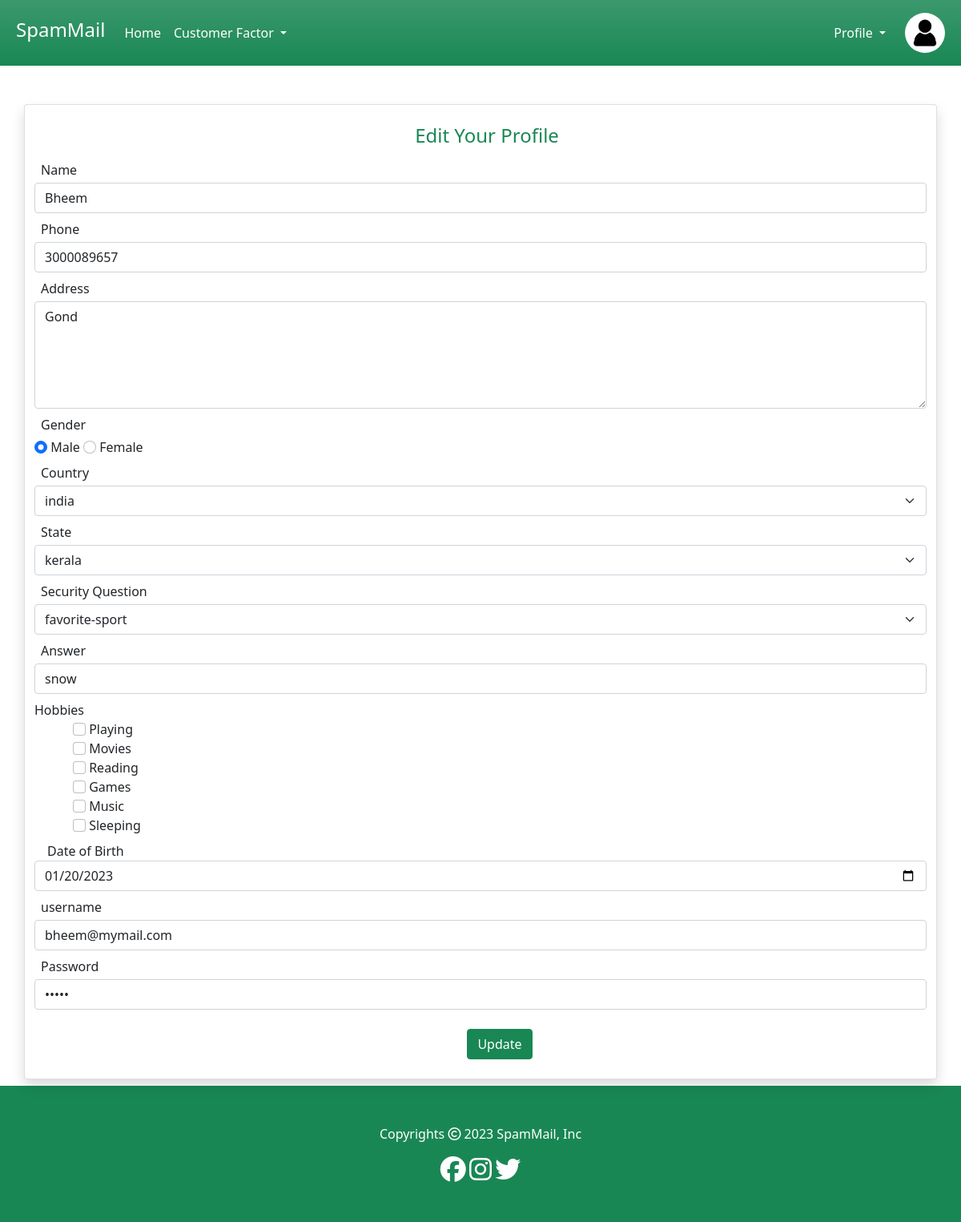
/update_user_profile/ (signed in), run on the app's committed database.
### user/models.py (models this page shows)
class user_register_tb(models.Model):
    name=models.CharField(max_length=20)
    address=models.CharField(max_length=20)
    gender=models.CharField(max_length=20)
    phone=models.CharField(max_length=20)
    countryid=models.ForeignKey(country_tb,on_delete=models.CASCADE)
    stateid=models.ForeignKey(state_tb,on_delete=models.CASCADE)
    security_questions=models.CharField(max_length=20)
    answers=models.CharField(max_length=20)
    dob=models.CharField(max_length=20)
    username=models.CharField(max_length=20)
    password=models.CharField(max_length=20)

class country_tb(models.Model):
    countryname=models.CharField(max_length=20)

class state_tb(models.Model):
    statename=models.CharField(max_length=20)
    countryid=models.ForeignKey(country_tb,on_delete=models.CASCADE)

### siteadmin/models.py (models this page shows)
class hobbyname_tb(models.Model):
    hobby=models.CharField(max_length=20)

### user/views.py (the view)
# urls.py: path('update_user_profile/',userview.update_user_profile,name="update_user_profile"),
def update_user_profile(request):
    sender=request.session['id']
    upd=user_register_tb.objects.filter(id=sender)
    country=country_tb.objects.all()
    hobby=hobbyname_tb.objects.all()
    userhobby=hobby_tb.objects.filter(userid=sender)
    return render(request,'update_user_profile.html',{"view":upd,"countries":country,"hobby":hobby,"userhobby":userhobby})

### templates/update_user_profile.html (shortened to what this page needs)
<!DOCTYPE html>
<html lang="en">
<head>
    <link rel="stylesheet" href="/static/css/bootstrap.css">
</head>
<header class="bg-success bg-gradient">
    <div class="text-white p-2">
      <nav class="navbar navbar-expand-lg">
        <div class="container-fluid">
          <a class="navbar-brand text-white" href="{% url 'userhome' %}"><h4>SpamMail</h4></a>
            <div class="collapse navbar-collapse" id="navbarSupportedContent">
              <ul class="navbar-nav me-auto mb-2 mb-lg-0">
                <li class="nav-item">
                  <a class="nav-link active text-white" aria-current="page" href="{% url 'userhome' %}">Home</a>
                </li>
                <li class="nav-item dropdown">
                  <a class="nav-link dropdown-toggle text-white" href="#" role="button" data-bs-toggle="dropdown" aria-expanded="false">
                    Customer Factor
                  </a>
                </li>
              </ul>
              <ul class="navbar-nav my-auto me-2">
              <li class="nav-item dropdown">
                <a class="nav-link dropdown-toggle text-white" href="#" role="button" data-bs-toggle="dropdown" aria-expanded="false">
                  Profile
                </a>
              </li>
              </ul>
              <img src="/static/profile.jpg" width="50px" height="50px" class="rounded-circle ms-2">
            </div>
          </div>
      </nav>
    </div>
  </header>
<body>
    <div class="container">
        <div class="row mb-2 ">
            <div class="col-sm-12 col-md-12 col-lg-12 mt-5 card shadow">
				<form method="post" action="{% url 'update_user_profileAction' %}">
                    {% for v in view %}
                <div class="pt-4 pb-2">
                    <h4 class="text-success text-center ms-3">Edit Your Profile</h4>
                </div>
                <div class="mb-2">
                    <label class="ms-2 mb-1">Name</label>
                    <input type="text" name="name" class="form-control mb-2" value="{{v.name}}" placeholder="Name">
                    <label class="ms-2 mb-1">Phone</label>
                    <input type="text" name="phone" class="form-control mb-2" value="{{v.phone}}" placeholder="Phone">
                </div>
                <div class="mb-2">
                  <label class="ms-2 mb-1">Address</label>
                    <textarea name="address" class="form-control" cols="30" rows="5" placeholder="Your address">{{v.address}}</textarea>
                </div>
                <div class="mb-2">
                  <label class="ms-2 mb-1">Gender</label>
                    {% if v.gender == 'male' %}
                    <div>
                        <input type="radio" class="form-check-input" name="gender" value="male" checked="true"> Male
                        <input type="radio" class="form-check-input" name="gender" value="female"> Female
                    </div>
                    {% else %}
                    <div>
                        <input type="radio" class="form-check-input" name="gender" value="male"> Male
                        <input type="radio" class="form-check-input" name="gender" value="female" checked="true"> Female
                    </div>
                    {% endif %}
                </div>
                <div class="mb-2">
                    <label class="ms-2 mb-1">Country</label>
                    <select name="country" id="country" class="form-select" aria-label="">
                        <option value="{{v.countryid}}">{{v.countryid.countryname}}</option>
                    </select>
                </div>
                <div class="mb-2">
                  <label class="ms-2 mb-1">State</label>
                    <select name="state" id="state" class="form-select" aria-label="">
                        <option value="">{{v.stateid.statename}}</option>
                    </select>
                </div>
                <div class="mb-2">
                  <label class="ms-2 mb-1">Security Question</label>
                    <select name="securityquestion" class="form-select">
                        <option value="{{v.security_questions}}">{{v.security_questions}}</option>
                    </select>
                </div>
                <div class="mb-2">
                  <label class="ms-2 mb-1">Answer</label>
                    <input type="text" class="form-control" name="answer" value="{{v.answers}}" placeholder="Answer">
                </div>
                <div class="mb-2">
                    <div>Hobbies</div>
                    {% for s in hobby %}
                    <div class="ms-5"><input type="checkbox" class="form-check-input" >
                    {{s.hobby}}
                    </div>
                    {% endfor %}
                </div>
                <div class="mb-2">
                    <label for="dob" class="ms-3">Date of Birth</label>
                    <input type="date" name="dob" value="{{v.dob}}" class="form-control">
                </div>
                <div class="mb-2">
                  <label class="ms-2 mb-1">username</label>
                    <input type="text" class="form-control" name="username" value="{{v.username}}" id="username" placeholder="Username">
                </div>
                <div class="mb-2 mb-4">
                  <label class="ms-2 mb-1">Password</label>
                    <input type="password" class="form-control" name="password" value="{{v.password}}" id="password" title="Password" placeholder="Password">
                </div>
                <div class="ms-5 mb-4 d-flex justify-content-evenly">
                    <button class="btn btn-success" type="submit">Update</button>
                </div>
                {% endfor %}
				</form>
            </div>
        </div>
	</div>
    <footer class="bg-success" style="--bs-bg-opacity: .5;">
        <div class="container">
          <div class="row">
            <div class="col-md-12 text-center text-white p-5">
              <p>Copyrights <i class="fa-regular fa-copyright"></i> 2023 SpamMail, Inc</p>
              <i class="fa-brands fa-facebook fa-2x"></i>  <i class="fa-brands fa-instagram fa-2x"></i>
              <i class="fa-brands fa-twitter fa-2x"></i>
            </div>
        </div>
    </div>
    </footer>
</body>
</html>

### data on the page
user_register_tb: name "Bheem", phone "3000089657", address "Gond", country "india", state "kerala", securityquestion "favorite-sport", answer "snow", dob "01/20/2023", username "bheem@mymail.com"
hobbyname_tb: hobby "Playing"
hobbyname_tb: hobby "Movies"
hobbyname_tb: hobby "Reading"
hobbyname_tb: hobby "Games"
hobbyname_tb: hobby "Music"
hobbyname_tb: hobby "Sleeping"
